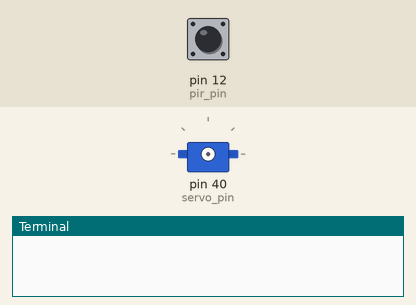
Bench run of a program on a simulated Raspberry Pi (header pin numbers). Parts: servo, the last lines printed to the terminal. Inputs (shaded band) come from the test bench; at power-on: pin 12 (pir_pin) HIGH. Servo angles are drawn from the pulse width (0.5 ms = 0°, 2.5 ms = 180°); threads take turns every 2 ms.

Above: at 0.01 s.
At 1.26 s:
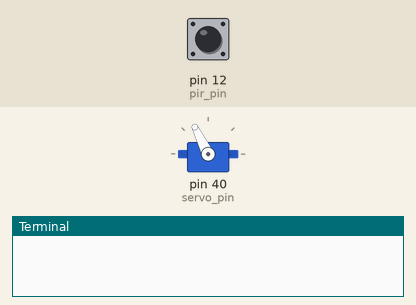
1.3 s: pin 12 (pir_pin) pulsed LOW 2 times (0.12 s each, 0.3 s apart)
At 2.4 s:
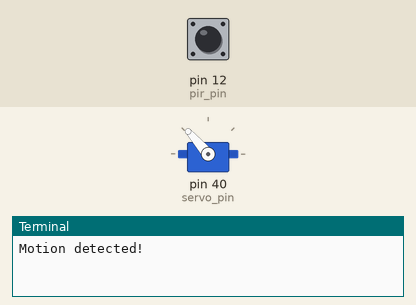
Timing chart, 0 to 15.4 s (numbered marks = the images above; inputs shaded):
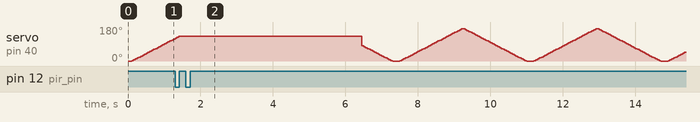

The program:

pir-motion_servo_3.py
```python
import RPi.GPIO as GPIO
import time
import threading


# Set GPIO pins for servo motor and PIR sensor
servo_pin = 40
pir_pin = 12

# Set up GPIO
GPIO.setmode(GPIO.BOARD)
GPIO.setwarnings(False)
GPIO.setup(servo_pin, GPIO.OUT)
GPIO.setup(pir_pin, GPIO.IN)

# Initialize servo motor
servo = GPIO.PWM(servo_pin, 50)  # PWM frequency of 50 Hz
servo.start(0)  # Initial position of the servo

# Flag to control servo behavior
motion_detected = False
servo_angle = 0  # Last known angle of the servo motor

# Interrupt function
def motion_detected_callback(channel):
    global motion_detected
    motion_detected = True

# Set up interrupt for PIR sensor
GPIO.add_event_detect(pir_pin, GPIO.RISING, callback=motion_detected_callback,bouncetime=200)

def move_servo_smooth(angle):
    duty_cycle = angle / 18 + 2
    servo.ChangeDutyCycle(duty_cycle)
    time.sleep(0.05)

def servo_control():
    global motion_detected, servo_angle
    while True:
        if motion_detected:
            print("Motion detected!")
            servo.ChangeDutyCycle(0)  # Stop the servo motor
            time.sleep(5)  # Wait for 5 seconds
            motion_detected = False  # Reset the flag

        if servo_angle > 0:
            move_servo_smooth(servo_angle)

# Create a new thread for servo control
servo_thread = threading.Thread(target=servo_control)
servo_thread.daemon = True
servo_thread.start()

try:
    servo_angle = 0  # Initialize servo angle
    while True:
        for angle in range(0, 181, 5):
            servo_angle = angle
            time.sleep(0.05)  # Delay for smooth movement
            #move_servo_smooth(angle)

        # Move servo back to 0 degrees
        for angle in range(180, -1, -5):
            servo_angle = angle
            time.sleep(0.05)  # Delay for smooth movement
            #move_servo_smooth(angle)

except KeyboardInterrupt:
    servo.stop()
    GPIO.cleanup()
```
